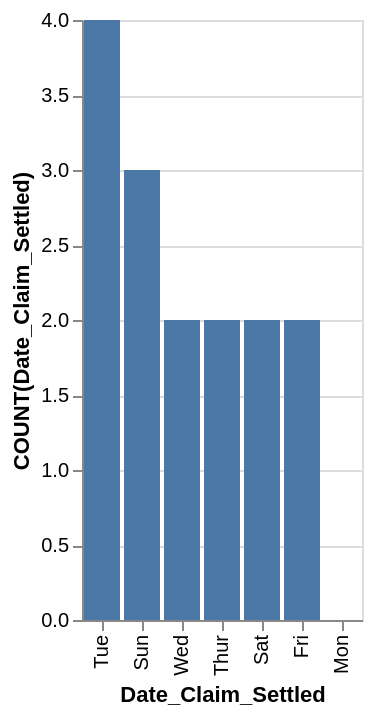

Express this chart as Vega-Lite.
### Vega-Lite specification from a JSON file in a GitHub repository (floating-point values rounded to 4 significant figures)
{"data": {"values": [{"x_data": "Tue", "y_data": 4}, {"x_data": "Sun", "y_data": 3}, {"x_data": "Wed", "y_data": 2}, {"x_data": "Thur", "y_data": 2}, {"x_data": "Sat", "y_data": 2}, {"x_data": "Fri", "y_data": 2}, {"x_data": "Mon", "y_data": 0}]}, "mark": "bar", "encoding": {"x": {"field": "x_data", "type": "nominal", "title": "Date_Claim_Settled", "sort": {"op": "sum", "field": "y_data", "order": "descending"}}, "y": {"field": "y_data", "type": "quantitative", "title": "COUNT(Date_Claim_Settled)"}}}
